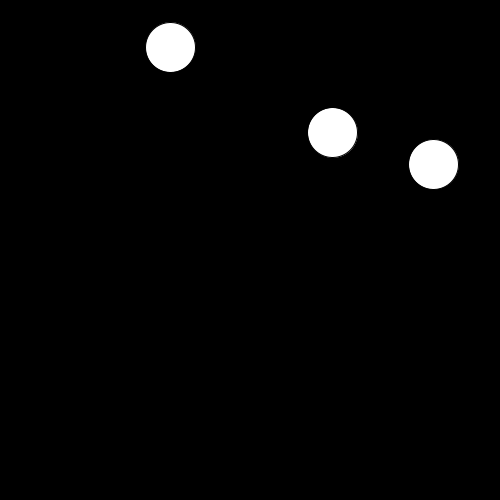
Frame 1 (no input)
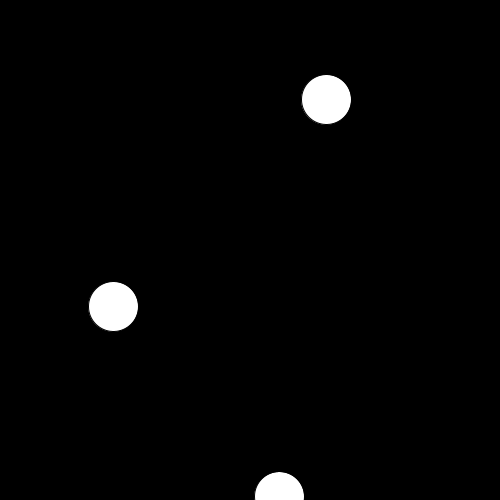
Frame 60 (the mouse pressed at the canvas centre just before this capture)
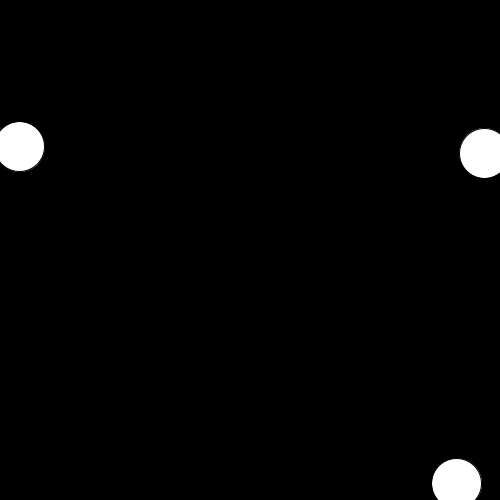
Frame 120 (the mouse held since frame 60 and released just before this capture)

The Processing sketch that drew these frames (run headless with seeded random() and noise(); from frame 60 on, the mouse is pressed at the canvas centre):

// Processing sketch: OOP_01
// ── OOP_01.pde
Circle myCircle1; //declare an object
Circle myCircle2;
Circle myCircle3;


void setup()
{
  size(500, 500);
  
  myCircle1 = new Circle(); //initialize object by calling Constructor
  myCircle2 = new Circle();
  myCircle3 = new Circle();
}

void draw()
{
  background(0);
  
  myCircle1.move();   //call methods from class
  myCircle1.display();
  
  myCircle2.move();
  myCircle2.display();
  
  myCircle3.move();
  myCircle3.display();
  
  println(myCircle1.getXPos());
}

class Circle 
{
  //class variables//
  int r;
  int g;
  int b;
  int a;
  int size;
  int xDir;
  int yDir;
  
  float xPos;
  float yPos;
  float xSpeed;
  float ySpeed;
  float currentXSpeed;
  float currentYSpeed;
  
  //class Constructor//
  Circle()
  {
    r = 255;
    g = 255;
    b = 255;
    a = 255;
    size = 50;
    xDir = 0;
    xDir = 0;
    xPos = random(0, width);
    yPos = random(0, height);
    xSpeed = random(0.75, 10);
    ySpeed = random(0.75, 10);
  }
  
  //class functions//
  void display()
  {
    ellipseMode(CENTER);
    fill(r, g, b, a);
    ellipse(xPos, yPos, size, size);
  }
  
  void move()
  {
    xPos = xPos + xSpeed;
    yPos = yPos + ySpeed;
    
    if (xPos > width || xPos <= 0)
    {
      xDir = 1;
    }
   
    if (xDir == 1)
    {
      xDir = 0;
      xSpeed = -xSpeed;
    }
    
    if (yPos > height || yPos <= 0)
    {
      yDir = 1;
    }
    
    if (yDir == 1)
    {
      yDir = 0;
      ySpeed = -ySpeed;
    }
  }
  
  float getXPos()
  {
    return xPos;
  }
  
  float getYPos()
  {
    return yPos;
  }
}
